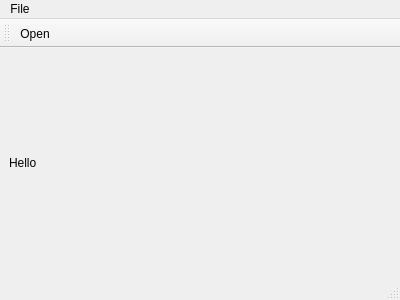
<?xml version="1.0" encoding="UTF-8"?>
<!--
SPDX-FileCopyrightText: 2026 Marcelo A Caetano
SPDX-License-Identifier: BSL-1.0
-->
<ui version="4.0">
 <class>MainWindow</class>
 <widget class="QMainWindow" name="MainWindow">
  <property name="geometry"><rect><x>0</x><y>0</y><width>400</width><height>300</height></rect></property>
  <property name="windowTitle"><string>My App</string></property>
  <widget class="QWidget" name="centralwidget">
   <layout class="QVBoxLayout" name="cwLay">
    <item><widget class="QLabel" name="bodyLabel"><property name="text"><string>Hello</string></property></widget></item>
   </layout>
  </widget>
  <widget class="QMenuBar" name="menubar">
   <widget class="QMenu" name="menuFile">
    <property name="title"><string>File</string></property>
    <addaction name="actionOpen"/>
    <addaction name="separator"/>
    <addaction name="actionQuit"/>
   </widget>
   <addaction name="menuFile"/>
  </widget>
  <widget class="QStatusBar" name="statusbar"/>
  <widget class="QToolBar" name="toolbar">
   <addaction name="actionOpen"/>
  </widget>
  <action name="actionOpen"><property name="text"><string>Open</string></property><property name="shortcut"><string>Ctrl+O</string></property></action>
  <action name="actionQuit"><property name="text"><string>Quit</string></property></action>
 </widget>
</ui>
